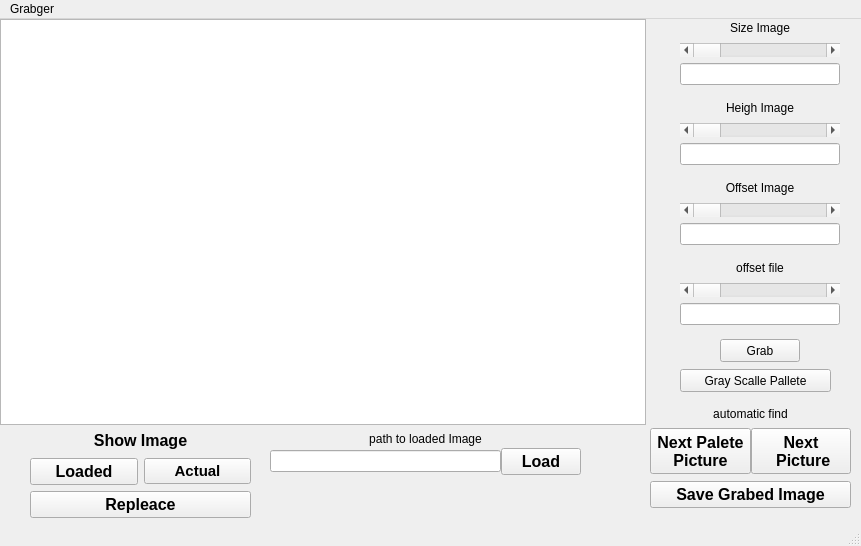
<?xml version="1.0" encoding="UTF-8"?>
<ui version="4.0">
 <class>MainWindow</class>
 <widget class="QMainWindow" name="MainWindow">
  <property name="geometry">
   <rect>
    <x>0</x>
    <y>0</y>
    <width>861</width>
    <height>546</height>
   </rect>
  </property>
  <property name="windowTitle">
   <string>Grabber Lotus 3</string>
  </property>
  <widget class="QWidget" name="centralwidget">
   <widget class="QWidget" name="verticalLayoutWidget">
    <property name="geometry">
     <rect>
      <x>680</x>
      <y>0</y>
      <width>160</width>
      <height>66</height>
     </rect>
    </property>
    <layout class="QVBoxLayout" name="verticalLayout">
     <property name="spacing">
      <number>6</number>
     </property>
     <item>
      <widget class="QLabel" name="label">
       <property name="text">
        <string>Size Image</string>
       </property>
       <property name="alignment">
        <set>Qt::AlignCenter</set>
       </property>
      </widget>
     </item>
     <item>
      <widget class="QScrollBar" name="scrollBarWidthImg">
       <property name="orientation">
        <enum>Qt::Horizontal</enum>
       </property>
      </widget>
     </item>
     <item>
      <widget class="QLineEdit" name="lineEditWidthImage"/>
     </item>
    </layout>
   </widget>
   <widget class="QWidget" name="verticalLayoutWidget_2">
    <property name="geometry">
     <rect>
      <x>680</x>
      <y>80</y>
      <width>160</width>
      <height>66</height>
     </rect>
    </property>
    <layout class="QVBoxLayout" name="verticalLayout_2">
     <item>
      <widget class="QLabel" name="label_2">
       <property name="text">
        <string>Heigh Image</string>
       </property>
       <property name="alignment">
        <set>Qt::AlignCenter</set>
       </property>
      </widget>
     </item>
     <item>
      <widget class="QScrollBar" name="scrollBarHeightImg">
       <property name="orientation">
        <enum>Qt::Horizontal</enum>
       </property>
      </widget>
     </item>
     <item>
      <widget class="QLineEdit" name="lineEditHeightImage"/>
     </item>
    </layout>
   </widget>
   <widget class="QGraphicsView" name="graphicsView">
    <property name="geometry">
     <rect>
      <x>0</x>
      <y>0</y>
      <width>646</width>
      <height>406</height>
     </rect>
    </property>
   </widget>
   <widget class="QPushButton" name="btnGrab">
    <property name="geometry">
     <rect>
      <x>720</x>
      <y>320</y>
      <width>80</width>
      <height>23</height>
     </rect>
    </property>
    <property name="text">
     <string>Grab</string>
    </property>
   </widget>
   <widget class="QWidget" name="verticalLayoutWidget_3">
    <property name="geometry">
     <rect>
      <x>680</x>
      <y>240</y>
      <width>160</width>
      <height>66</height>
     </rect>
    </property>
    <layout class="QVBoxLayout" name="verticalLayout_3">
     <item>
      <widget class="QLabel" name="label_3">
       <property name="text">
        <string>offset file</string>
       </property>
       <property name="alignment">
        <set>Qt::AlignCenter</set>
       </property>
      </widget>
     </item>
     <item>
      <widget class="QScrollBar" name="scrollBarOffsetFile">
       <property name="orientation">
        <enum>Qt::Horizontal</enum>
       </property>
      </widget>
     </item>
     <item>
      <widget class="QLineEdit" name="lineEditOffsetFile"/>
     </item>
    </layout>
   </widget>
   <widget class="QPushButton" name="btnGrayPal">
    <property name="geometry">
     <rect>
      <x>680</x>
      <y>350</y>
      <width>151</width>
      <height>23</height>
     </rect>
    </property>
    <property name="text">
     <string>Gray Scalle Pallete</string>
    </property>
   </widget>
   <widget class="QWidget" name="verticalLayoutWidget_4">
    <property name="geometry">
     <rect>
      <x>680</x>
      <y>160</y>
      <width>160</width>
      <height>66</height>
     </rect>
    </property>
    <layout class="QVBoxLayout" name="verticalLayout_4">
     <item>
      <widget class="QLabel" name="label_4">
       <property name="text">
        <string>Offset Image</string>
       </property>
       <property name="alignment">
        <set>Qt::AlignCenter</set>
       </property>
      </widget>
     </item>
     <item>
      <widget class="QScrollBar" name="scrollBarOffsetImg">
       <property name="orientation">
        <enum>Qt::Horizontal</enum>
       </property>
      </widget>
     </item>
     <item>
      <widget class="QLineEdit" name="lineEditOffsetImg"/>
     </item>
    </layout>
   </widget>
   <widget class="QWidget" name="verticalLayoutWidget_5">
    <property name="geometry">
     <rect>
      <x>650</x>
      <y>380</y>
      <width>201</width>
      <height>109</height>
     </rect>
    </property>
    <layout class="QVBoxLayout" name="verticalLayout_5">
     <property name="spacing">
      <number>0</number>
     </property>
     <property name="sizeConstraint">
      <enum>QLayout::SetMinimumSize</enum>
     </property>
     <property name="leftMargin">
      <number>0</number>
     </property>
     <property name="topMargin">
      <number>0</number>
     </property>
     <item>
      <widget class="QLabel" name="label_5">
       <property name="text">
        <string>automatic find</string>
       </property>
       <property name="alignment">
        <set>Qt::AlignCenter</set>
       </property>
      </widget>
     </item>
     <item>
      <layout class="QHBoxLayout" name="horizontalLayout_2">
       <property name="sizeConstraint">
        <enum>QLayout::SetDefaultConstraint</enum>
       </property>
       <property name="leftMargin">
        <number>0</number>
       </property>
       <property name="topMargin">
        <number>0</number>
       </property>
       <property name="bottomMargin">
        <number>7</number>
       </property>
       <item>
        <widget class="QPushButton" name="btnNextPalPicture">
         <property name="enabled">
          <bool>true</bool>
         </property>
         <property name="sizePolicy">
          <sizepolicy hsizetype="Fixed" vsizetype="Fixed">
           <horstretch>0</horstretch>
           <verstretch>0</verstretch>
          </sizepolicy>
         </property>
         <property name="minimumSize">
          <size>
           <width>91</width>
           <height>46</height>
          </size>
         </property>
         <property name="maximumSize">
          <size>
           <width>120</width>
           <height>46</height>
          </size>
         </property>
         <property name="font">
          <font>
           <pointsize>12</pointsize>
           <weight>75</weight>
           <bold>true</bold>
          </font>
         </property>
         <property name="accessibleDescription">
          <string/>
         </property>
         <property name="layoutDirection">
          <enum>Qt::LeftToRight</enum>
         </property>
         <property name="autoFillBackground">
          <bool>false</bool>
         </property>
         <property name="text">
          <string>Next Palete 
Picture</string>
         </property>
        </widget>
       </item>
       <item>
        <widget class="QPushButton" name="btnNextPicture">
         <property name="enabled">
          <bool>true</bool>
         </property>
         <property name="sizePolicy">
          <sizepolicy hsizetype="Fixed" vsizetype="Fixed">
           <horstretch>0</horstretch>
           <verstretch>0</verstretch>
          </sizepolicy>
         </property>
         <property name="minimumSize">
          <size>
           <width>91</width>
           <height>46</height>
          </size>
         </property>
         <property name="maximumSize">
          <size>
           <width>120</width>
           <height>46</height>
          </size>
         </property>
         <property name="font">
          <font>
           <pointsize>12</pointsize>
           <weight>75</weight>
           <bold>true</bold>
          </font>
         </property>
         <property name="accessibleDescription">
          <string/>
         </property>
         <property name="layoutDirection">
          <enum>Qt::LeftToRight</enum>
         </property>
         <property name="autoFillBackground">
          <bool>false</bool>
         </property>
         <property name="text">
          <string>Next
 Picture</string>
         </property>
        </widget>
       </item>
      </layout>
     </item>
     <item>
      <widget class="QPushButton" name="btnSaveImg">
       <property name="font">
        <font>
         <pointsize>12</pointsize>
         <weight>75</weight>
         <bold>true</bold>
        </font>
       </property>
       <property name="text">
        <string>Save Grabed Image</string>
       </property>
      </widget>
     </item>
    </layout>
   </widget>
   <widget class="QWidget" name="verticalLayoutWidget_6">
    <property name="geometry">
     <rect>
      <x>30</x>
      <y>410</y>
      <width>221</width>
      <height>89</height>
     </rect>
    </property>
    <layout class="QVBoxLayout" name="verticalLayout_6">
     <item>
      <widget class="QLabel" name="label_7">
       <property name="font">
        <font>
         <pointsize>12</pointsize>
         <weight>75</weight>
         <bold>true</bold>
        </font>
       </property>
       <property name="text">
        <string>Show Image</string>
       </property>
       <property name="alignment">
        <set>Qt::AlignCenter</set>
       </property>
      </widget>
     </item>
     <item>
      <layout class="QHBoxLayout" name="horizontalLayout">
       <item>
        <widget class="QPushButton" name="btnLoadedImg">
         <property name="font">
          <font>
           <pointsize>12</pointsize>
           <weight>75</weight>
           <bold>true</bold>
          </font>
         </property>
         <property name="text">
          <string>Loaded</string>
         </property>
        </widget>
       </item>
       <item>
        <widget class="QPushButton" name="btnActualImg">
         <property name="font">
          <font>
           <pointsize>11</pointsize>
           <weight>75</weight>
           <bold>true</bold>
          </font>
         </property>
         <property name="text">
          <string>Actual</string>
         </property>
        </widget>
       </item>
      </layout>
     </item>
     <item>
      <widget class="QPushButton" name="btnRepleace">
       <property name="font">
        <font>
         <pointsize>12</pointsize>
         <weight>75</weight>
         <bold>true</bold>
        </font>
       </property>
       <property name="text">
        <string>Repleace</string>
       </property>
      </widget>
     </item>
    </layout>
   </widget>
   <widget class="QWidget" name="verticalLayoutWidget_7">
    <property name="geometry">
     <rect>
      <x>270</x>
      <y>410</y>
      <width>311</width>
      <height>46</height>
     </rect>
    </property>
    <layout class="QVBoxLayout" name="verticalLayout_7">
     <property name="spacing">
      <number>0</number>
     </property>
     <property name="rightMargin">
      <number>0</number>
     </property>
     <item>
      <widget class="QLabel" name="label_6">
       <property name="text">
        <string>path to loaded Image</string>
       </property>
       <property name="alignment">
        <set>Qt::AlignCenter</set>
       </property>
      </widget>
     </item>
     <item>
      <layout class="QHBoxLayout" name="horizontalLayout_3">
       <item>
        <widget class="QLineEdit" name="lineEditLoadImg"/>
       </item>
       <item>
        <widget class="QPushButton" name="btnLoad">
         <property name="font">
          <font>
           <pointsize>12</pointsize>
           <weight>75</weight>
           <bold>true</bold>
          </font>
         </property>
         <property name="text">
          <string>Load</string>
         </property>
        </widget>
       </item>
      </layout>
     </item>
    </layout>
   </widget>
  </widget>
  <widget class="QStatusBar" name="statusbar"/>
  <widget class="QMenuBar" name="menubar">
   <property name="geometry">
    <rect>
     <x>0</x>
     <y>0</y>
     <width>861</width>
     <height>20</height>
    </rect>
   </property>
   <widget class="QMenu" name="menuGrabger">
    <property name="title">
     <string>Grabger</string>
    </property>
   </widget>
   <addaction name="menuGrabger"/>
  </widget>
 </widget>
 <resources/>
 <connections/>
</ui>
